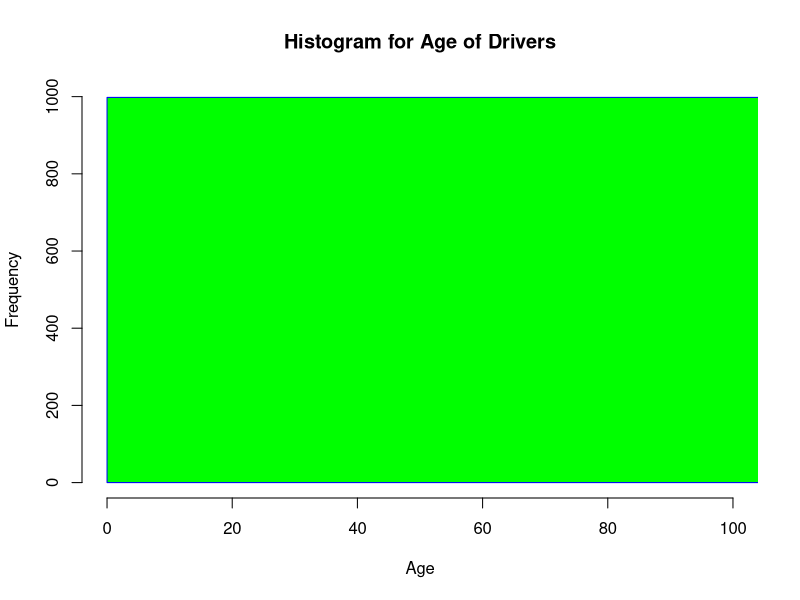
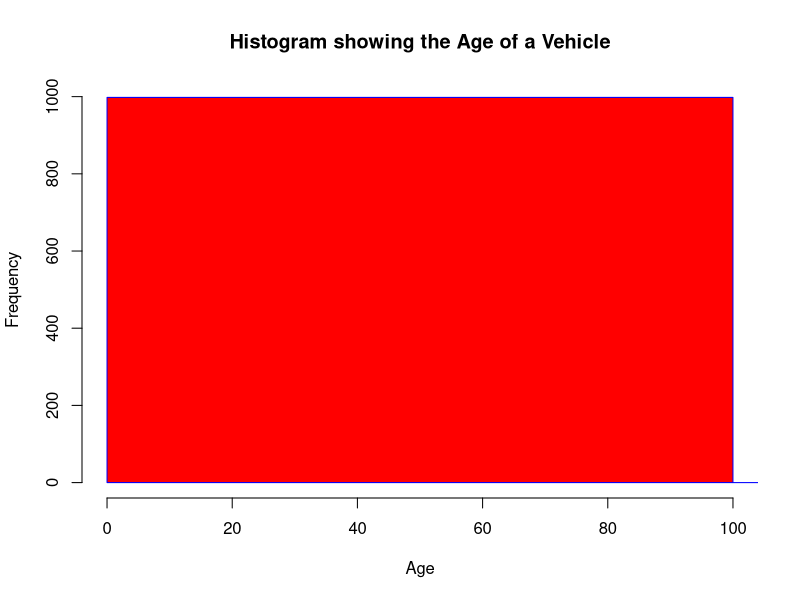

The R script that drew these images, in order:
#DataFrames
#Open the file called quality.csv on the practicals web page - use read.csv
mydata<-read.csv("quality.csv")
head(mydata)
tail(mydata)
Age<-mydata$Age
onLocation<-mydata$ONLocation
CarAge<-mydata$CarAge
Claim<-mydata$Claim
#driver age histogram
hist(Age,
     main="Histogram for Age of Drivers",
     xlab="Age",
     border="blue",
     col="green",
     xlim=c(0,100)
     )
#car age histogram
hist(CarAge,
     main="Histogram showing the Age of a Vehicle",
     xlab="Age",
     border="blue",
     col="red",
     xlim=c(0,100),
     breaks=10
     
)